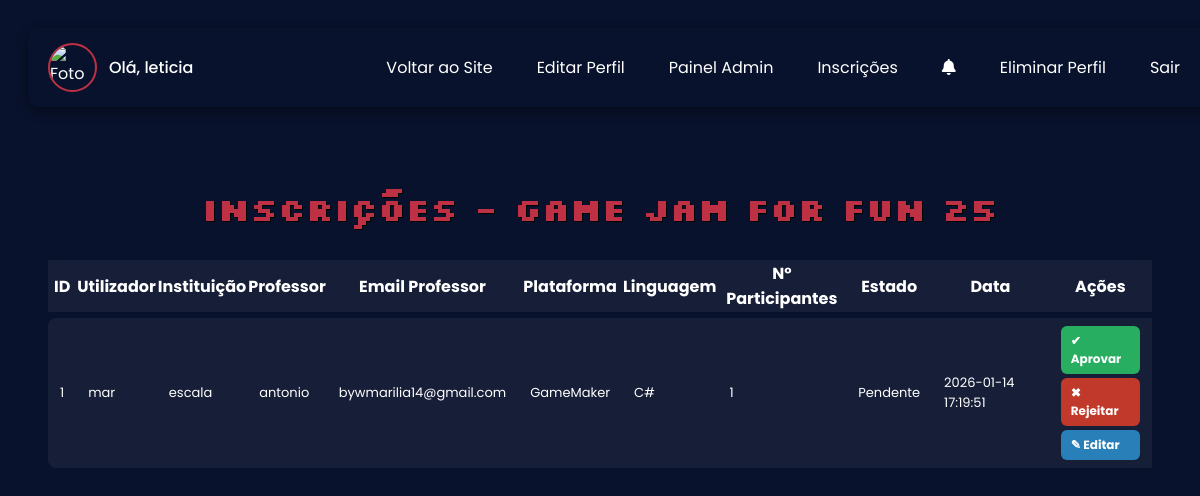
Screenshot of /admin_inscricoes.php (signed in) with the database file from the repository.
### tables this page shows
CREATE TABLE `utilizadores` (
  `id` int(11) NOT NULL,
  `nome` varchar(100) NOT NULL,
  `email` varchar(150) NOT NULL,
  `senha_hash` varchar(255) NOT NULL,
  `role_id` int(11) NOT NULL,
  `ativo` datetime NOT NULL DEFAULT current_timestamp(),
  `criado_em` datetime NOT NULL DEFAULT current_timestamp(),
  `foto` varchar(255) DEFAULT NULL
);

CREATE TABLE `inscricoes` (
  `id` int(11) NOT NULL,
  `user_id` int(11) NOT NULL,
  `instituicao` varchar(255) NOT NULL,
  `professor` varchar(255) NOT NULL,
  `email_professor` varchar(255) NOT NULL,
  `plataforma` varchar(100) NOT NULL,
  `linguagem` varchar(100) NOT NULL,
  `linguagem_outra` varchar(100) DEFAULT NULL,
  `num_participantes` int(11) NOT NULL,
  `participante1_nome` varchar(255) DEFAULT NULL,
  `participante1_idade` int(11) DEFAULT NULL,
  `participante1_email` varchar(255) DEFAULT NULL,
  `participante1_curso` varchar(255) DEFAULT NULL,
  `participante2_nome` varchar(255) DEFAULT NULL,
  `participante2_idade` int(11) DEFAULT NULL,
  `participante2_email` varchar(255) DEFAULT NULL,
  `participante2_curso` varchar(255) DEFAULT NULL,
  `participante3_nome` varchar(255) DEFAULT NULL,
  `participante3_idade` int(11) DEFAULT NULL,
  `participante3_email` varchar(255) DEFAULT NULL,
  `participante3_curso` varchar(255) DEFAULT NULL,
  `observacoes` text DEFAULT NULL,
  `estado` enum('pendente','aprovado','rejeitado') DEFAULT 'pendente',
  `data_inscricao` datetime DEFAULT current_timestamp()
);

### admin_inscricoes.php (the view, shortened to what this page needs)
<?php
$conn = new mysqli("127.0.0.1", "root", "", "gamejamforfun2");
$userId = $_SESSION["id"] ?? null;
$stmt = $conn->prepare("SELECT nome, foto, role_id FROM utilizadores WHERE id = ?");
$stmt->bind_param("i", $userId);
$stmt->execute();
$result = $stmt->get_result();
$user = $result->fetch_assoc();
$nome = $user["nome"];
$fotoLogado = $user["foto"] ?: "img/default.png";
$role = $user["role_id"];
$sql = "SELECT i.*, u.nome AS nome_user
        FROM inscricoes i
        LEFT JOIN utilizadores u ON i.user_id = u.id
        ORDER BY i.data_inscricao DESC";
$res = $conn->query($sql);
?>
<!DOCTYPE html>
<html lang="pt">
<head>
<link rel="stylesheet" href="css/admin.css">
<link rel="stylesheet" href="https://cdnjs.cloudflare.com/ajax/libs/font-awesome/6.5.1/css/all.min.css">
</head>
<body>
<div class="painel-menu">
    <div class="painel-user">
        <img src="<?php echo htmlspecialchars($fotoLogado); ?>" class="painel-foto" alt="Foto">
        <span class="painel-ola">Olá, <?php echo htmlspecialchars($nome); ?></span>
    </div>
    <div class="painel-links" id="painelLinks">
        <a href="index.php">Voltar ao Site</a>
        <a href="editar_perfil.php">Editar Perfil</a>
        <?php if  ($role == 2): ?>
            <a href="admin.php">Painel Admin</a>
            <a href="admin_inscricoes.php">Inscrições</a>
             <a href="notificacoes_admin.php" class="notif-icon">
                    <i class="fa-solid fa-bell"></i>
                </a>
            <a href="#" class="danger" onclick="abrirPopupEliminar()">Eliminar Perfil</a>
        <?php endif; ?>
        <a href="logout.php">Sair</a>
    </div>
</div>
<div class="admin-content">
    <h1>Inscrições - Game Jam For Fun 25</h1>
    <table class="tabela-inscricoes">
        <tr>
            <th>ID</th>
            <th>Utilizador</th>
            <th>Instituição</th>
            <th>Professor</th>
            <th>Email Professor</th>
            <th>Plataforma</th>
            <th>Linguagem</th>
            <th>Nº Participantes</th>
            <th>Estado</th>
            <th>Data</th>
            <th>Ações</th>
        </tr>
        <?php while ($row = $res->fetch_assoc()): ?>
        <tr>
            <td><?php echo $row['id']; ?></td>
            <td><?php echo $row['nome_user'] ? htmlspecialchars($row['nome_user']) : "<i>Sem utilizador</i>"; ?></td>
            <td><?php echo htmlspecialchars($row['instituicao']); ?></td>
            <td><?php echo htmlspecialchars($row['professor']); ?></td>
            <td><?php echo htmlspecialchars($row['email_professor']); ?></td>
            <td><?php echo htmlspecialchars($row['plataforma']); ?></td>
            <td>
                <?php
                echo htmlspecialchars($row['linguagem']);
                ?>
            </td>
            <td><?php echo (int)$row['num_participantes']; ?></td>
            <td><?php echo ucfirst($row['estado']); ?></td>
            <td><?php echo $row['data_inscricao']; ?></td>
            <td class="acoes">
                <?php if ($row['estado'] == 'pendente'): ?>
                    <a class="btn-aprovar" href="aprovar_inscricoes.php?id=<?php echo $row['id']; ?>">✔ Aprovar</a>
                    <a class="btn-rejeitar" href="rejeitar_inscricao.php?id=<?php echo $row['id']; ?>">✖ Rejeitar</a>
                <?php elseif ($row['estado'] == 'aprovado'): ?>
                    <span class="estado-aprovado">Aprovada</span>
                <?php else: ?>
                    <span class="estado-rejeitado">Rejeitada</span>
                <?php endif; ?>
                <a class="btn-editar" href="editar_inscricao.php?id=<?php echo $row['id']; ?>">✎ Editar</a>
            </td>
        </tr>
        <?php endwhile; ?>
    </table>
</div>
</body>
</html>

### css/admin.css (style rules this page uses)
body { background-color: #09122c; color: white; font-family: "Poppins", sans-serif; padding: 20px; }
.painel-menu { width: 100%; background: #09122c; padding: 15px 20px; border-radius: 10px; display: flex; justify-content: space-between; align-items: center; box-shadow: 0 4px 12px rgba(0,0,0,0.4); margin-bottom: 25px; }
.painel-user { display: flex; align-items: center; gap: 12px; }
.painel-foto { width: 45px; height: 45px; border-radius: 50%; object-fit: cover; border: 2px solid #be3144; }
.painel-ola { color: white; font-size: 16px; font-weight: 500; }
.painel-links { display: flex; gap: 20px; }
.painel-links a { color: white; text-decoration: none; font-size: 16px; padding: 8px 12px; border-radius: 6px; transition: 0.3s; }
.admin-content { max-width: 1100px; margin: 40px auto; }
.admin-content h1, .admin-content h2 { font-family: "Silkscreen", sans-serif; color: #be3144; text-shadow: 1px 1px #000; }
.acoes { display: flex; gap: 12px; }
.admin-content h1 { font-family: "Silkscreen", sans-serif; color: #be3144; text-shadow: 1px 1px #000; margin-bottom: 25px; text-align: center; }
.admin-content { max-width: 1300px; margin: 40px auto; padding: 20px; }
.tabela-inscricoes { width: 100%; border-collapse: separate; border-spacing: 0 6px; margin-top: 20px; }
.tabela-inscricoes tbody tr { background: rgba(255,255,255,0.06); backdrop-filter: blur(4px); border-radius: 8px; transition: 0.2s; }
.tabela-inscricoes td { padding: 8px 12px; font-size: 13px; border-bottom: none; }
.tabela-inscricoes tbody tr td:first-child { border-radius: 8px 0 0 8px; }
.tabela-inscricoes tbody tr td:last-child { border-radius: 0 8px 8px 0; }
.acoes { display: flex; flex-direction: column; gap: 4px; }
.btn-aprovar, .btn-rejeitar, .btn-editar { padding: 6px 10px; border-radius: 6px; text-decoration: none; font-weight: bold; color: white; font-size: 12px; transition: 0.2s; }
.btn-aprovar { background: #27ae60; }
.btn-rejeitar { background: #c0392b; }
.btn-editar { background: #2980b9; }

### rows the page displays
utilizadores: nome "leticia"
inscricoes: id "1", user.nome "mar", instituicao "escala", professor "antonio", email_professor "bywmarilia14@gmail.com", plataforma "GameMaker", linguagem "C#", num_participantes "1", estado "Pendente", data_inscricao "2026-01-14 17:19:51"
